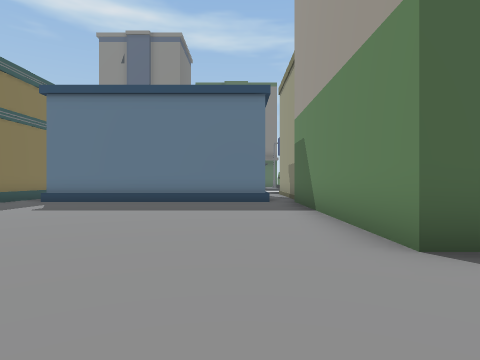
View 1 (above)

24 first-person views from a walk through a Unity game level. The camera is 1.3 m above the floor, looks level and sees 75° across. The floor is counted in squares, 2 m on a side. Each view is taken from the middle of a square. On the plan, view 1 faces up. The plan holds only what a view shows up to about 10 squares ahead; the rest is blank. The place goes on beyond the plan. The player is left out.

View 2
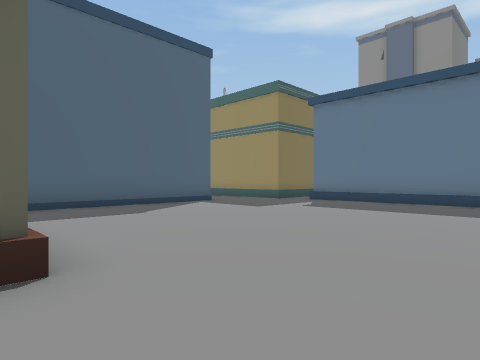

View 3
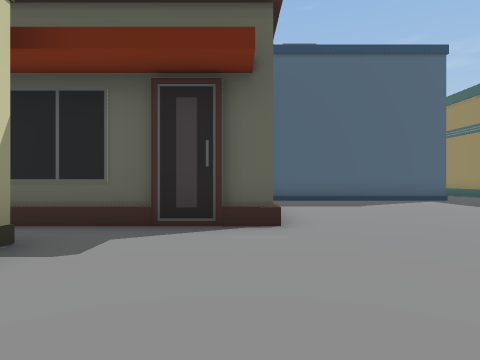

View 4
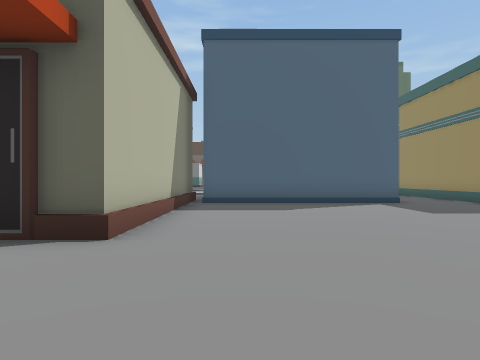

View 5
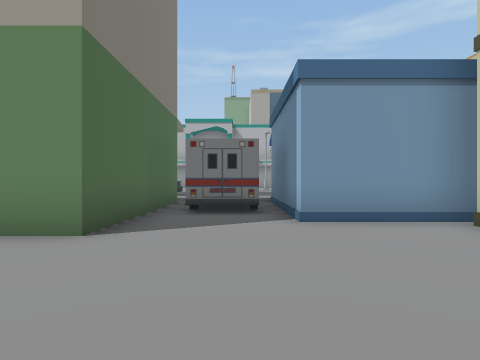

View 6
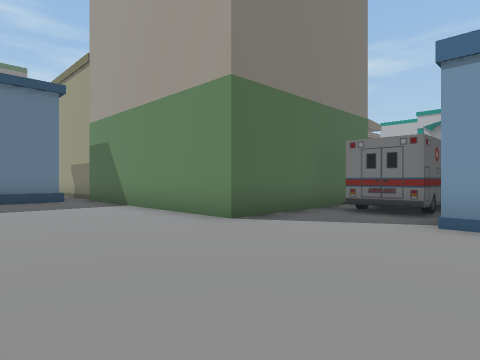

View 7
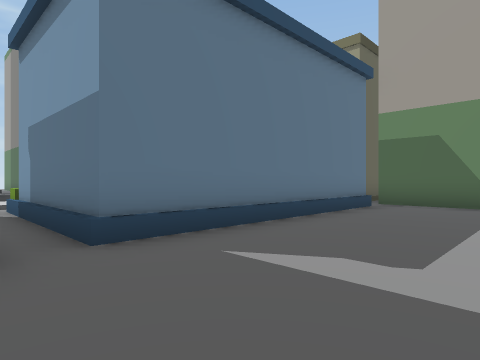

View 8
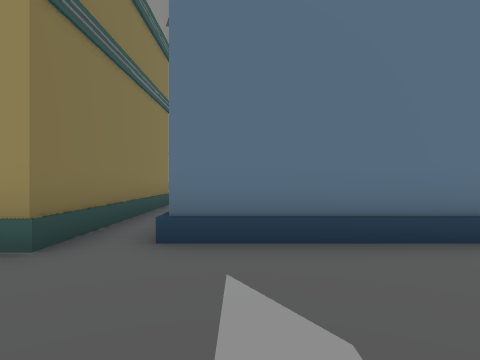

View 9
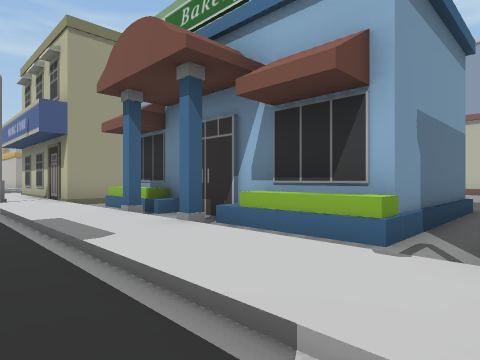

View 10
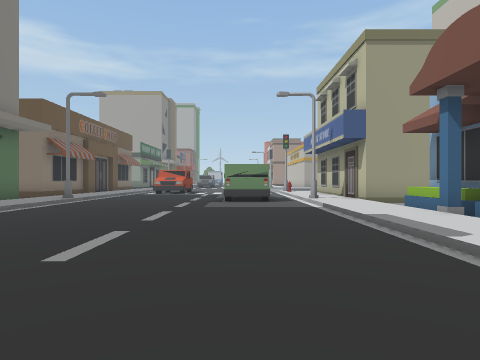

View 11
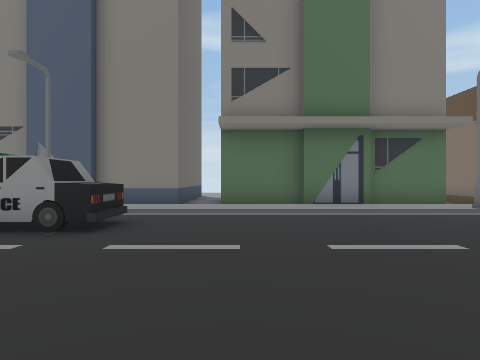

View 12
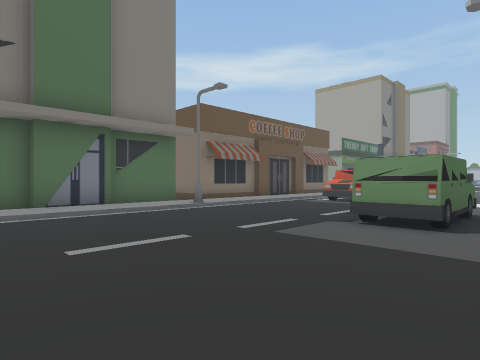

View 13
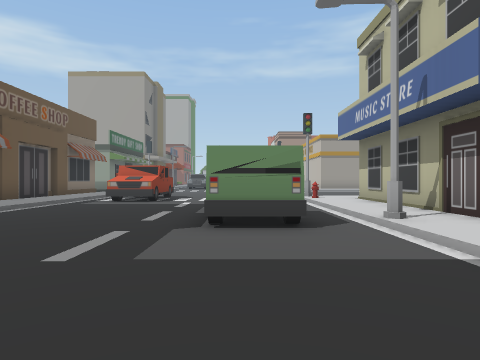

View 14
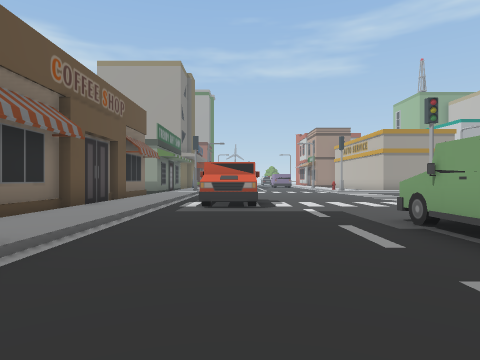

View 15
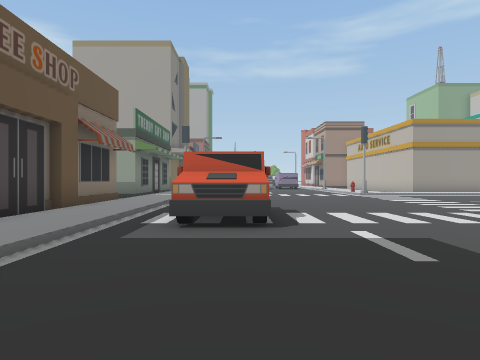

View 16
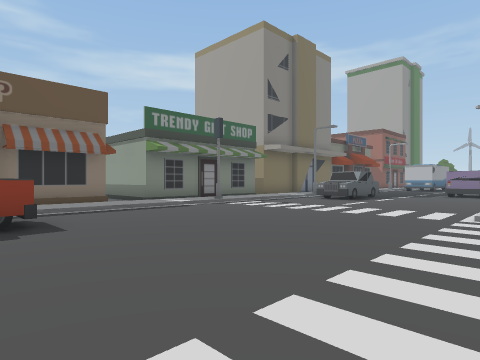

View 17
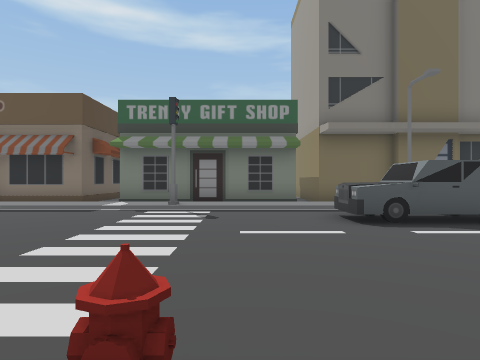

View 18
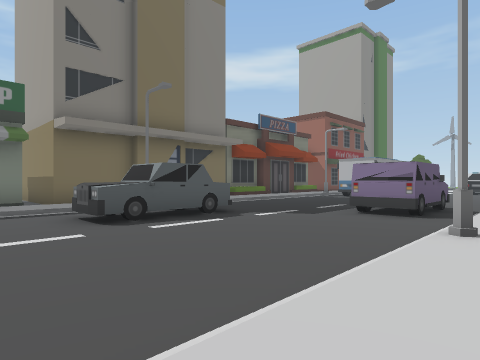

View 19
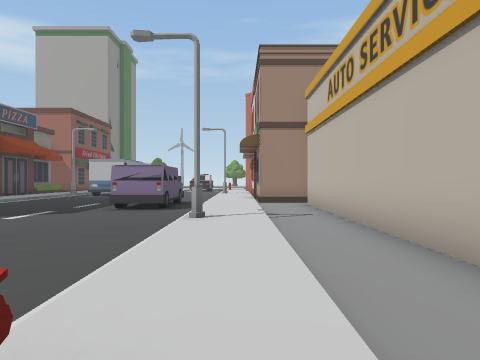

View 20
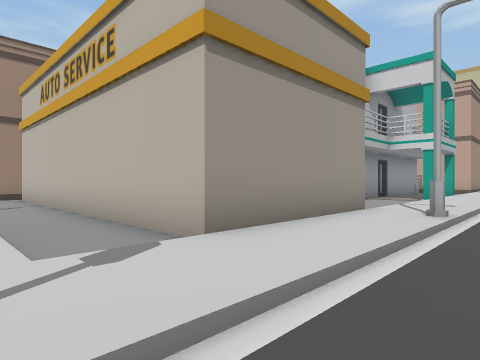

View 21
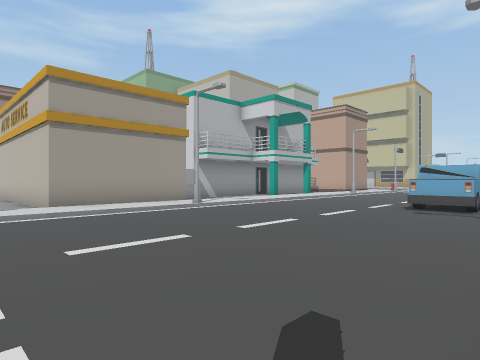

View 22
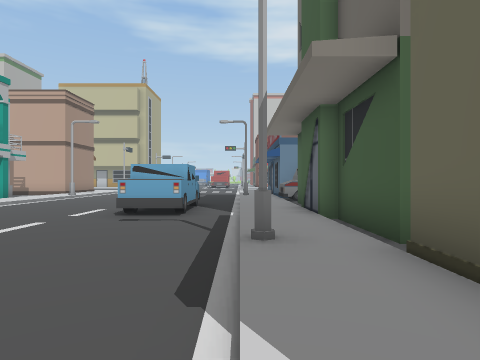

View 23
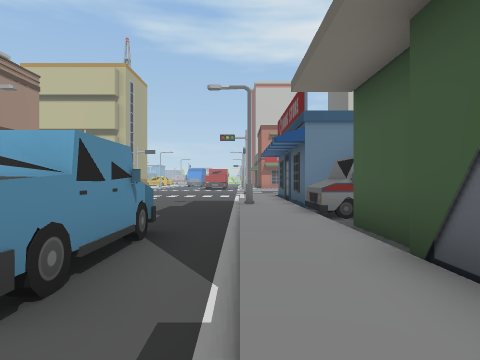

View 24
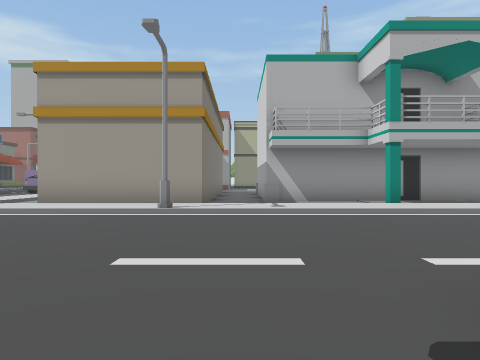

### Floor plan
Key: @ floor where view 1 was taken; # wall or solid block; . main floor; : floor 0.25 m higher than the main floor; / step, stairs or slope; O other object.
Columns run from 8 left of view 1 to 28 right of it. Each row starts with its distance up from view 1.
 26    O        #                O
 25 OOOO OOOOOOO########## ######OOOOOO
 24   ::::::::::::::::::::::::::::
 23  O/////////O////////////#//// O
 22   .............OO  ..........O. ....
 21  OOO...........OO O.........OOOO....
 20   ..................................
 19   ..................................
 18  .........OOOO...................O
 17  ..........OOO...................OOO.
 16   /////////O////O/...... /O///O//////
 15  :///::///:::::::/.... ./:::::::::::
 14  #///..///###### /....../:..........
 13  #/OOOOOOO#      /....../:OOOOOOOOO.#
 12  #/O            :/....../:O
 11  #/O           #:/....../:O
 10  #/OOOOOOO##   #:/....../:O
  9 ##////////O    O:O......O:OOO
  8 ..........O    O:/....../:...
  7 ..........O    O:/....../:..#
  6 O.........O    O:/OO..../:..#
  5 O.........O    O:/O ..../:..#
  4 O.........O    O:/O  .../:#.#
  3 O.........OOOOOO:/.  .../: .#
  2 #...........OO O:/..       .#
  1 O...........OO O:/..        #
  0 OOOOOO..@..#####:/..
 -1      O.....#   #:O..
 -2      O.....#   #:/..
 -3      O.OOOO#

Positions as (right, up) in squares from view 1, and headings:
1: (0, 0), facing up
2: (0, 0), facing up-left
3: (2, 0), facing left
4: (1, 2), facing left
5: (-2, 1), facing right
6: (-2, -1), facing up-right
7: (-7, 6), facing up-right
8: (-5, 6), facing up
9: (-7, 17), facing down-right
10: (-7, 18), facing right
11: (-3, 16), facing up
12: (-3, 16), facing up-right
13: (-2, 18), facing right
14: (0, 21), facing right
15: (3, 21), facing right
16: (9, 15), facing up-right
17: (18, 15), facing up
18: (18, 15), facing up-right
19: (17, 15), facing right
20: (15, 15), facing down-right
21: (9, 15), facing down-right
22: (9, 13), facing down
23: (9, 8), facing down
24: (10, 8), facing right
